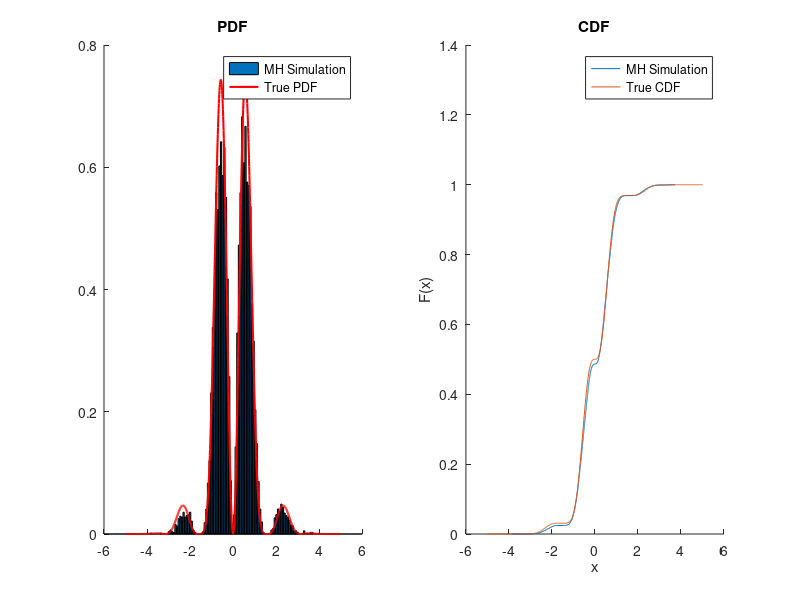

MATLAB code to generate this figure: (Note: this script raises an error after producing the figure.)

% Question 2


%% 2 (a)
n = 10000; 
x = zeros(n+1, 1); 
x(1) = randn();
i = 2;

while i <= n+1
    
    % sample new x from N(x_old, 1) (random walk MH)
    tmp = randn() + x(i-1);
    
    % calculate the acceptance rate 
    r = (cos(tmp)^2 * sin(2*tmp)^2 * normpdf(tmp))/(cos(x(i-1))^2 * sin(2*x(i-1))^2 * normpdf(x(i-1)));
    
    if rand() < r
        x(i) = tmp;
        i = i + 1;
    end
end


% For plotting the pdf and cdf
t = -5:0.01:5; 
p = cos(t).^2 .* sin(2*t).^2 .* normpdf(t); 
[f, xtick] = hist(x, 100);
figure(1); 
subplot(1,2,1);
hold all
bar(xtick, f / trapz(xtick, f))
plot(t, p / trapz(t, p), 'r-', 'LineWidth', 1.5)
hold off
legend('MH Simulation', 'True PDF');
title('PDF');
subplot(1,2,2);
hold all; 
ecdf(x); 
plot(t, cumsum(p / trapz(t, p)) * 0.01)
hold off;
legend('MH Simulation', 'True CDF');
title('CDF');

% assign v = x for part c
v = x;

%% Question 2(c)

rng('default');
n = 1000; 
x0 = 2.0; % initial state of x
x = [x0; zeros(n, 1)];
% Generate 1000 x and y
for i = 2:n+1
    x(i) = x(i-1) + randn();
end
y = x + randsample(v, n+1, true);


% apply the kalman filter
y_hat = q2kf(y, std(v)^2); 
error = y - y_hat; 

display('MSE of Kalman Filter = ');
display(mean(error.^2)); 

% for plotting
figure(2); 
subplot(2,1,1);
hold all;
plot(1:1:n, y(2:end), 'LineWidth', 1.5);
plot(1:1:n, y_hat(2:end), 'g-', 'LineWidth', 2.0);
hold off;
xlim([0, 1000]); 
legend('Measurement', 'KF Estimate'); 
title('Measurement/KF Filter')

subplot(2,1,2);
hold all;

plot(error(2:end)/y_hat(2:end)*100, 'r.', 'MarkerSize', 15.0);
plot(zeros(n, 1), 'k-', 'LineWidth', 2.0);
title('Error Percentage')




%% Question 2(e)
% simulations using different number of particles
numparticles = round(100 * 1.5.^(0:20));
mse = zeros(length(numparticles), 2);
pvar = zeros(length(numparticles), 1);

% might take a while
tic();
for i = 1:length(numparticles)
    pf = q2pf(y, numparticles(i)); 
    mse(i, :) = [mean((y - pf(:,1)).^2) std((y - pf(:,1)).^2)];
    pvar(i) = mean(pf(:,2));
end
toc(); % ~280 seconds

%% plotting
figure(3);
hold all;
plot(numparticles, mse(:,1), 'b.', 'MarkerSize', 15.0);
%plot(numparticles, pvar, 'r-', 'LineWidth', 3.0);
plot(numparticles, 0.23*ones(length(numparticles), 1), 'k-', 'LineWidth', 2.0);
hold off;
set(gca, 'xscale', 'log');
xlabel('Number of Particles');
legend('MSE of Particle Filter', 'Kalman Filter from (b)');
ylim([0.0, 0.5]);
xlim([100, 350000]);
title('MSE')
